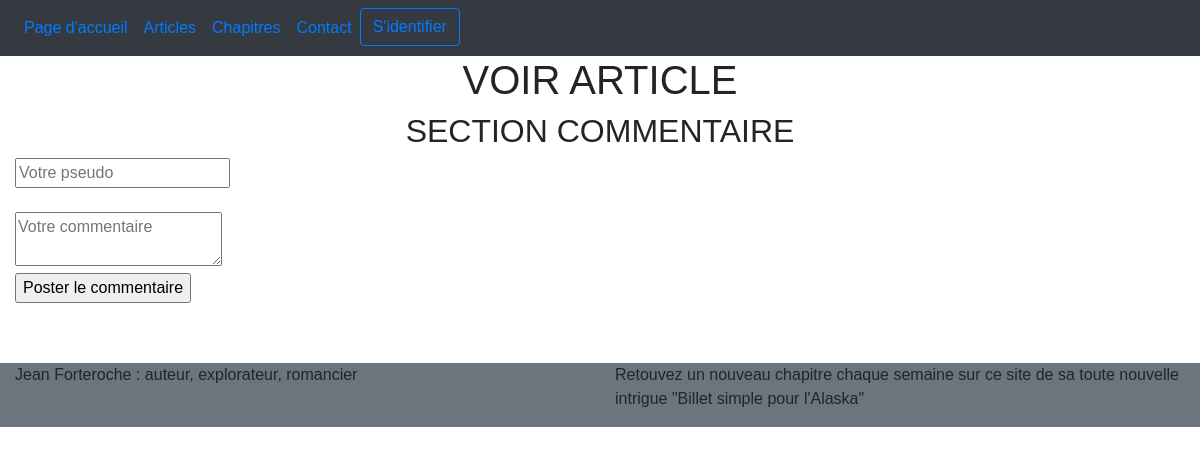
/index.php?action=currentArticle&titre=ARTICLE 19, run on an earlier commit of the app's database.
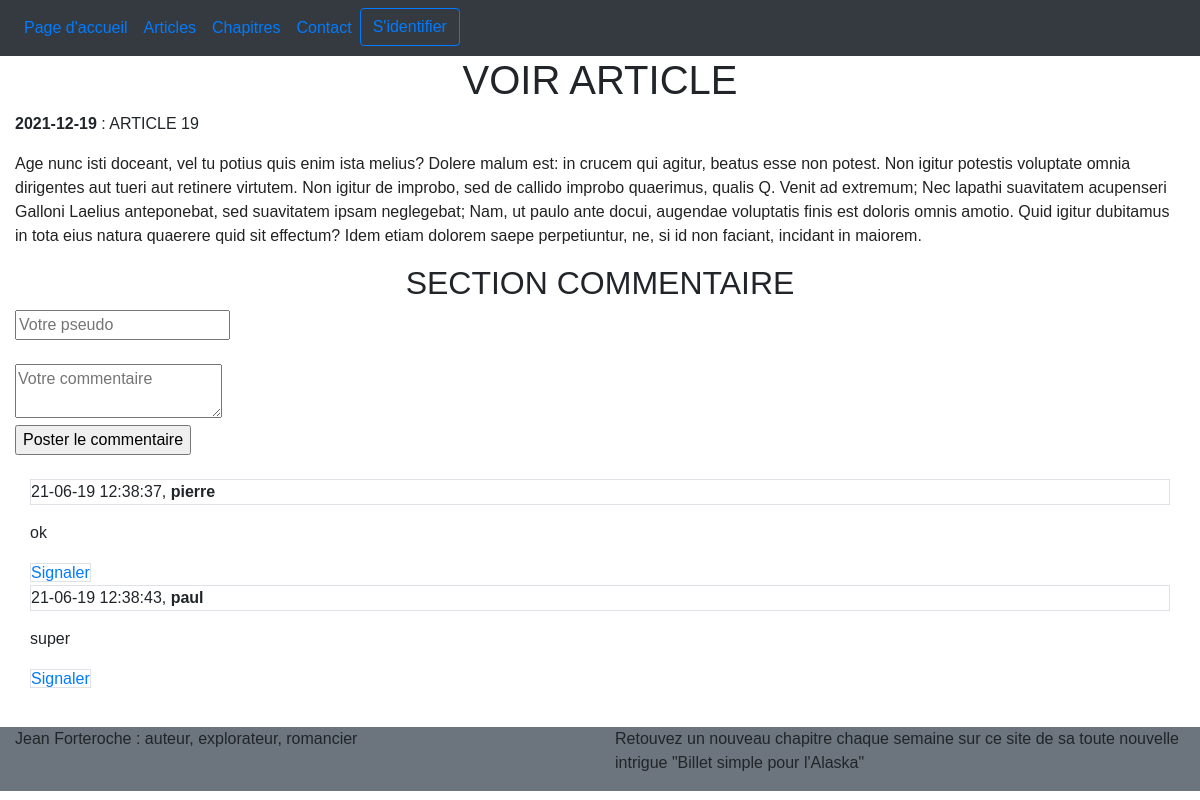
And on a later commit of the database.
### tables this page shows
CREATE TABLE `articles` (
  `id` int(11) NOT NULL,
  `date_publication` date NOT NULL,
  `titre` varchar(30) NOT NULL,
  `contenu` text NOT NULL
);

CREATE TABLE `posts` (
  `id_post` int(11) NOT NULL,
  `article_commenté` text NOT NULL,
  `cal` text NOT NULL,
  `pseudo` text NOT NULL,
  `contenu` text NOT NULL,
  `signale` tinyint(1) NOT NULL DEFAULT '0'
);

### model/article_manager.php (called while the page is built, shortened)
<?php
class ArticleManager extends Manager {
    public function demandeArticle($titre) {
        $db = $this -> dbconnect();
        $req = $db -> prepare ("SELECT id, date_publication, titre, contenu FROM articles WHERE titre = :titre");
        $req -> bindValue(':titre', $titre, PDO::PARAM_STR);
        $req -> execute();
        return $req;
    }
}
?>

### controller/article_controller.php (called while the page is built, shortened)
<?php
require_once('model/article_manager.php');
class ArticleController {
            ?>
            <?php
    public function afficheArticleDemande($titre) {
        $articleManager = new ArticleManager;
        $postManager = new PostManager;
        $reponse = $articleManager -> demandeArticle($titre);
        $reponse -> execute();
        $retour = $postManager -> getPosts($titre);
        $retour -> execute();
        $tab_retour = array($reponse, $retour);
        return($tab_retour);
    }
}
?>

### model/post_manager.php (called while the page is built, shortened)
<?php
    class PostManager extends Manager {
        public function getPosts($titre) {
            $db = $this -> dbconnect();
            $req = $db -> prepare("SELECT id_post, cal, pseudo, contenu FROM posts WHERE article_commenté = :titre ORDER BY cal");
            $req -> bindValue(':titre', $titre,  PDO::PARAM_STR);
            $req -> execute();
            return $req;
        }
    }
?>

### view/currentArticle.php (the view, shortened to what this page needs)
    <h1 class="text-center">VOIR ARTICLE </h1>
    <div class="container-fluid">
        <div class="row">
            <div class="col-12">
                <?php
                    while($donnes = $article -> fetch()) {
                ?>
                <p>
                    <strong><?php echo $donnes['date_publication']; ?></strong> : <?php echo $donnes['titre']; ?> <br/>
                    <?php echo $donnes['contenu']; ?>
                </p>
                <?php
                    }
                ?>
            </div>
        </div>
        <div class="row">
            <div class="col-12" >
                <h2 class="text-center">SECTION COMMENTAIRE</h2>
                <form method="post" action="/Projet4/index.php?action=envoieCommentaire&titre=<?php echo $_GET['titre'] ?>" >
                    <input type="text" name="pseudo" placeholder="Votre pseudo" required/> <br/><br/>
                    <textarea name="commentaire" placeholder="Votre commentaire" ></textarea><br/>
                    <input type="submit" value="Poster le commentaire" name="poster" /><br/><br/>
                </form>
                <div class="col-12">
                    <?php
                        while($liste = $liste_comms -> fetch()){
                    ?>
                        <p class="border">
                            <?php echo $liste['cal']; ?>, <strong><?php echo $liste['pseudo']; ?> </strong><br/>
                            <?php echo html_entity_decode($liste['contenu']); ?>
                        </p>
                        <a href="/Projet4/index.php?action=signale&id=<?php echo $liste['id_post'] ?>" class="border"> Signaler </a>
                    <?php
                        }
                    ?>
                </div>
            </div>
        </div>
    </div>
<?php $content = ob_get_clean(); ?>
<?php require('template.php'); ?>

### index.php (shortened to what this page needs)
<?php
    require_once('controller/article_controller.php');
    $article_controller = new ArticleController;
    if (isset($_GET['action']))
        $page = $_GET['action'];
    else
        $page = 'Accueil';
    switch ($page) {
        case 'currentArticle':
            $reponse = $article_controller -> afficheArticleDemande($_GET['titre']);
            $article = $reponse[0];
            $liste_comms = $reponse[1];
            include('view/currentArticle.php');
            break;
    }
?>

### view/template.php (shortened to what this page needs)
<!DOCTYPE html>
<html>
    <head>
        <link rel="stylesheet" href="https://stackpath.bootstrapcdn.com/bootstrap/4.4.1/css/bootstrap.min.css">
        <link rel="stylesheet" href="/Projet4/public/css/style.css">
    </head>
    <body>
        <header>
            <?php require('menu.php'); ?>
        </header>
        <?= $content ?>
        <footer>
            <?php require('footer.php'); ?>
        </footer>
    </body>
</html>

### view/menu.php (shortened to what this page needs)
<nav class="navbar navbar-expand-lg bg-dark">
    <ul id="navbarContent" class="navbar-nav show" >
        <li class="nav-item-active"><a class="nav-link" href="/Projet4/index.php"> Page d'accueil </a></li>
        <li class="nav-item"><a class="nav-link" href="/Projet4/index.php?action=articles"> Articles </a></li>
        <li class="nav-item"><a class="nav-link" href="/Projet4/index.php?action=chapitres" > Chapitres </a></li>
        <li class="nav-item"><a class="nav-link" href="/Projet4/index.php?action=contact" > Contact </a></li>
        <?php
            if(isset($_SESSION['pseudo'])) {
        ?>
            <li class="nav-item"><a class="nav-link" href="/Projet4/index.php?action=administration" > Admin </a></li>
            <li class="nav-item"><a class="nav-link deco" href="/Projet4/index.php?action=deconnexion" style='display: block;'> Déconnexion </a></li>
        <?php
            } else {
        ?>
            <li class="nav-item">
                <div style='display: inline'>
                    <button type="button" class="btn btn-outline-primary collapsed" data-toggle="collapse" data-target="#connexionContent" aria-expanded="false" > S'identifier </button>
                </div>
            </li>
        <?php
            }
        ?>
    </ul>
</nav>

### view/footer.php
<footer class="container-fluid bg-secondary">
    <div class="row">
        <p class="col-sm-12 col-lg-6">Jean Forteroche : auteur, explorateur, romancier</p>
        <p class="colsm-12 col-lg-6">Retouvez un nouveau chapitre chaque semaine sur ce site de sa toute nouvelle intrigue "Billet simple pour l'Alaska"</p>
    </div>
</footer>

### public/css/style.css (style rules this page uses)
* { box-sizing: border-box }
body { font-family: Verdana, sans-serif; margin:0 }
footer { margin-top: 3%; }

What changed in the data, as far as the page shows it:
added articles: date_publication "2021-12-19", titre "ARTICLE 19", contenu "Age nunc isti doceant, vel tu potius quis enim ista melius? Dolere malum est: in crucem qui agitur, beatus esse non potest. Non igitur potestis voluptate omnia dirigentes aut tueri aut retinere virtutem. Non igitur de improbo, sed de callido improbo quaerimus, qualis Q. Venit ad extremum; Nec lapathi suavitatem acupenseri Galloni Laelius anteponebat, sed suavitatem ipsam neglegebat; Nam, ut paulo ante docui, augendae voluptatis finis est doloris omnis amotio. Quid igitur dubitamus in tota eius natura quaerere quid sit effectum? Idem etiam dolorem saepe perpetiuntur, ne, si id non faciant, incidant in maiorem."
added posts: cal "21-06-19 12:38:37", pseudo "pierre", contenu "ok"
added posts: cal "21-06-19 12:38:43", pseudo "paul", contenu "super"
